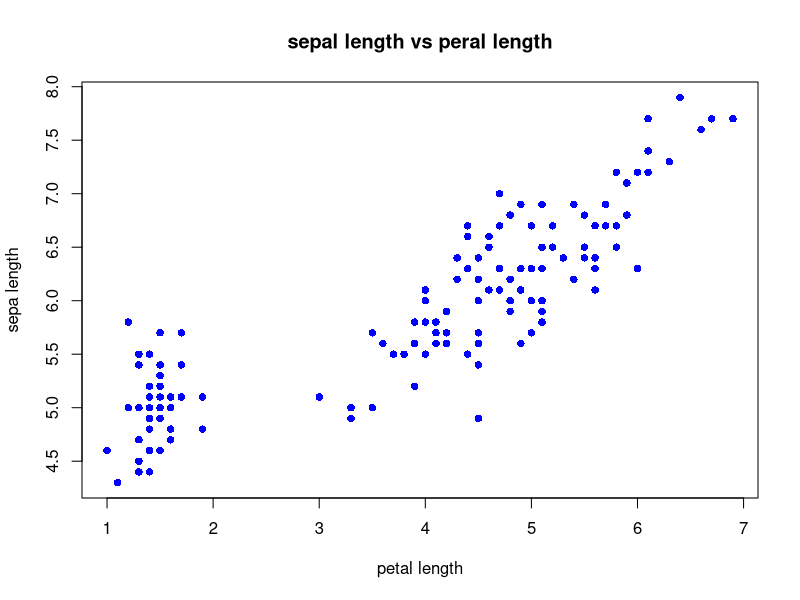
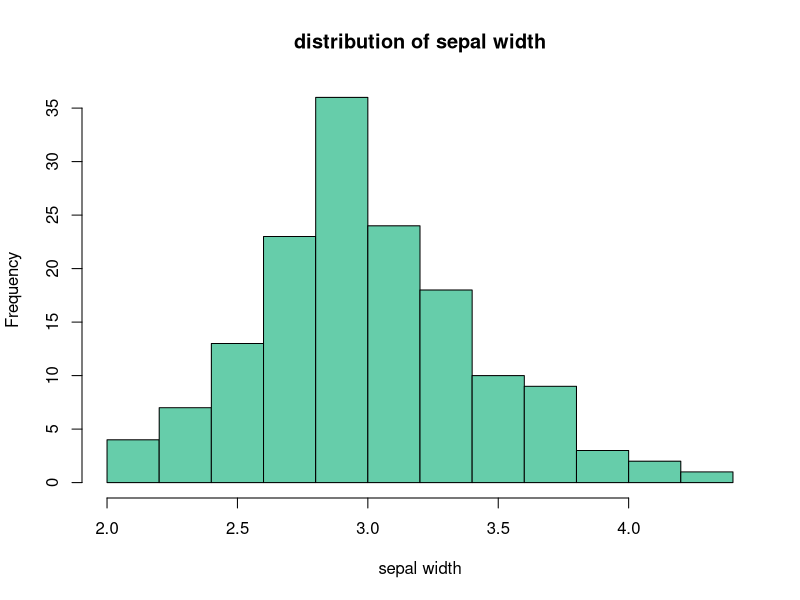
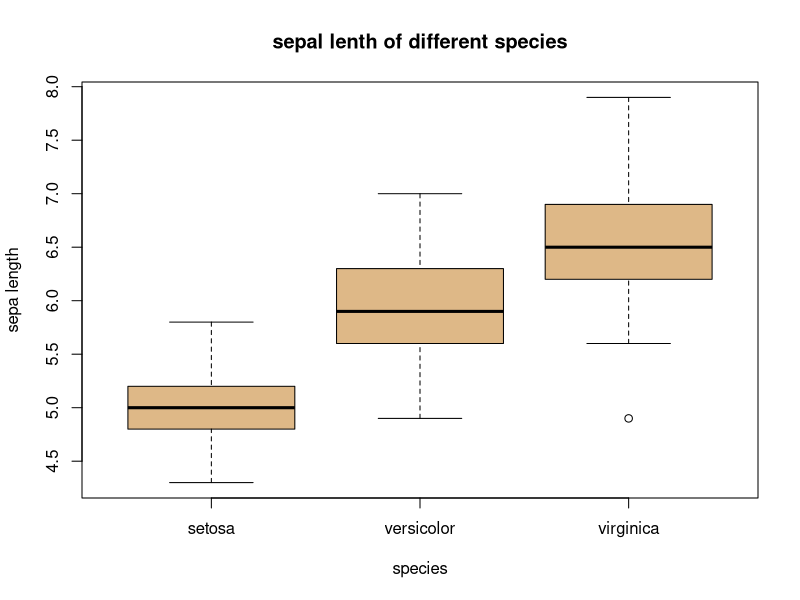

These figures' R source, in order:
View(iris)
table(iris$Species)
plot(iris$Sepal.Length~iris$Petal.Length,ylab = "sepa length",xlab="petal length",main="sepal length vs peral length",col="blue",pch=16)

hist(iris$Sepal.Width,xlab = "sepal width",main="distribution of sepal width", col = "aquamarine3")

boxplot(iris$Sepal.Length~iris$Species,xlab="species",ylab="sepa length", main="sepal lenth of different species",col="burlywood")
summary(iris)
